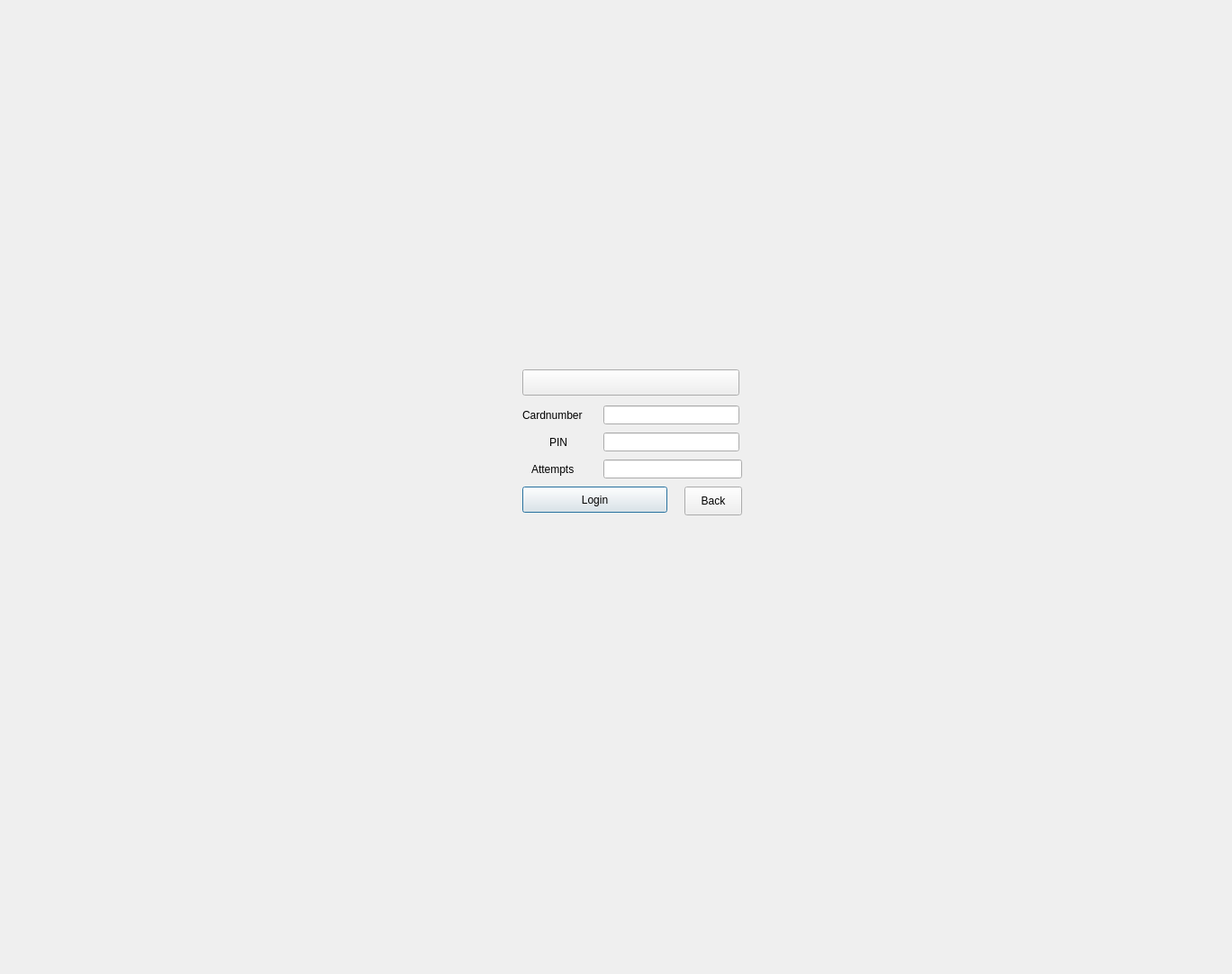
<?xml version="1.0" encoding="UTF-8"?>
<ui version="4.0">
 <class>dllui</class>
 <widget class="QDialog" name="dllui">
  <property name="geometry">
   <rect>
    <x>0</x>
    <y>0</y>
    <width>1368</width>
    <height>1081</height>
   </rect>
  </property>
  <property name="windowTitle">
   <string>Dialog</string>
  </property>
  <widget class="QPushButton" name="buttonLogin">
   <property name="geometry">
    <rect>
     <x>580</x>
     <y>540</y>
     <width>161</width>
     <height>29</height>
    </rect>
   </property>
   <property name="text">
    <string>Login</string>
   </property>
  </widget>
  <widget class="QPushButton" name="buttonID">
   <property name="geometry">
    <rect>
     <x>580</x>
     <y>410</y>
     <width>241</width>
     <height>29</height>
    </rect>
   </property>
   <property name="text">
    <string/>
   </property>
  </widget>
  <widget class="QLabel" name="label">
   <property name="geometry">
    <rect>
     <x>580</x>
     <y>450</y>
     <width>75</width>
     <height>21</height>
    </rect>
   </property>
   <property name="text">
    <string>Cardnumber</string>
   </property>
  </widget>
  <widget class="QLineEdit" name="lineCard">
   <property name="geometry">
    <rect>
     <x>670</x>
     <y>450</y>
     <width>151</width>
     <height>21</height>
    </rect>
   </property>
  </widget>
  <widget class="QLabel" name="label_2">
   <property name="geometry">
    <rect>
     <x>610</x>
     <y>480</y>
     <width>21</width>
     <height>21</height>
    </rect>
   </property>
   <property name="text">
    <string>PIN</string>
   </property>
  </widget>
  <widget class="QLineEdit" name="linePIN">
   <property name="geometry">
    <rect>
     <x>670</x>
     <y>480</y>
     <width>151</width>
     <height>21</height>
    </rect>
   </property>
   <property name="echoMode">
    <enum>QLineEdit::Password</enum>
   </property>
  </widget>
  <widget class="QPushButton" name="buttonCloseDLL">
   <property name="geometry">
    <rect>
     <x>760</x>
     <y>540</y>
     <width>64</width>
     <height>32</height>
    </rect>
   </property>
   <property name="text">
    <string>Back</string>
   </property>
  </widget>
  <widget class="QLabel" name="label_3">
   <property name="geometry">
    <rect>
     <x>590</x>
     <y>510</y>
     <width>55</width>
     <height>21</height>
    </rect>
   </property>
   <property name="text">
    <string>Attempts</string>
   </property>
  </widget>
  <widget class="QLineEdit" name="lineAttempts">
   <property name="geometry">
    <rect>
     <x>670</x>
     <y>510</y>
     <width>154</width>
     <height>21</height>
    </rect>
   </property>
  </widget>
  <widget class="QLabel" name="yhteysInfo">
   <property name="geometry">
    <rect>
     <x>580</x>
     <y>580</y>
     <width>241</width>
     <height>20</height>
    </rect>
   </property>
   <property name="text">
    <string/>
   </property>
  </widget>
 </widget>
 <resources/>
 <connections/>
</ui>
